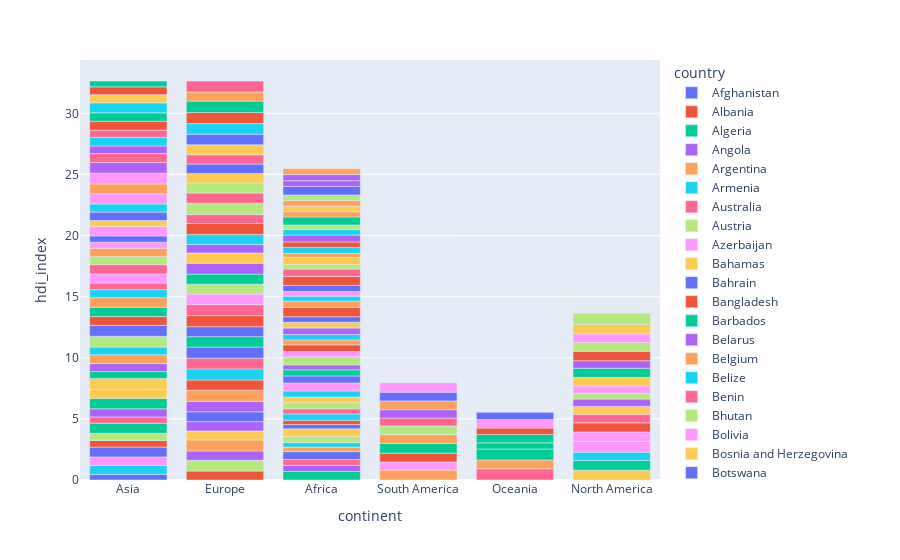

Notebook code for this chart:
### Code cell
fig = px.bar(df_mean, x = 'continent', y = 'hdi_index', color = 'country')
fig.show()
